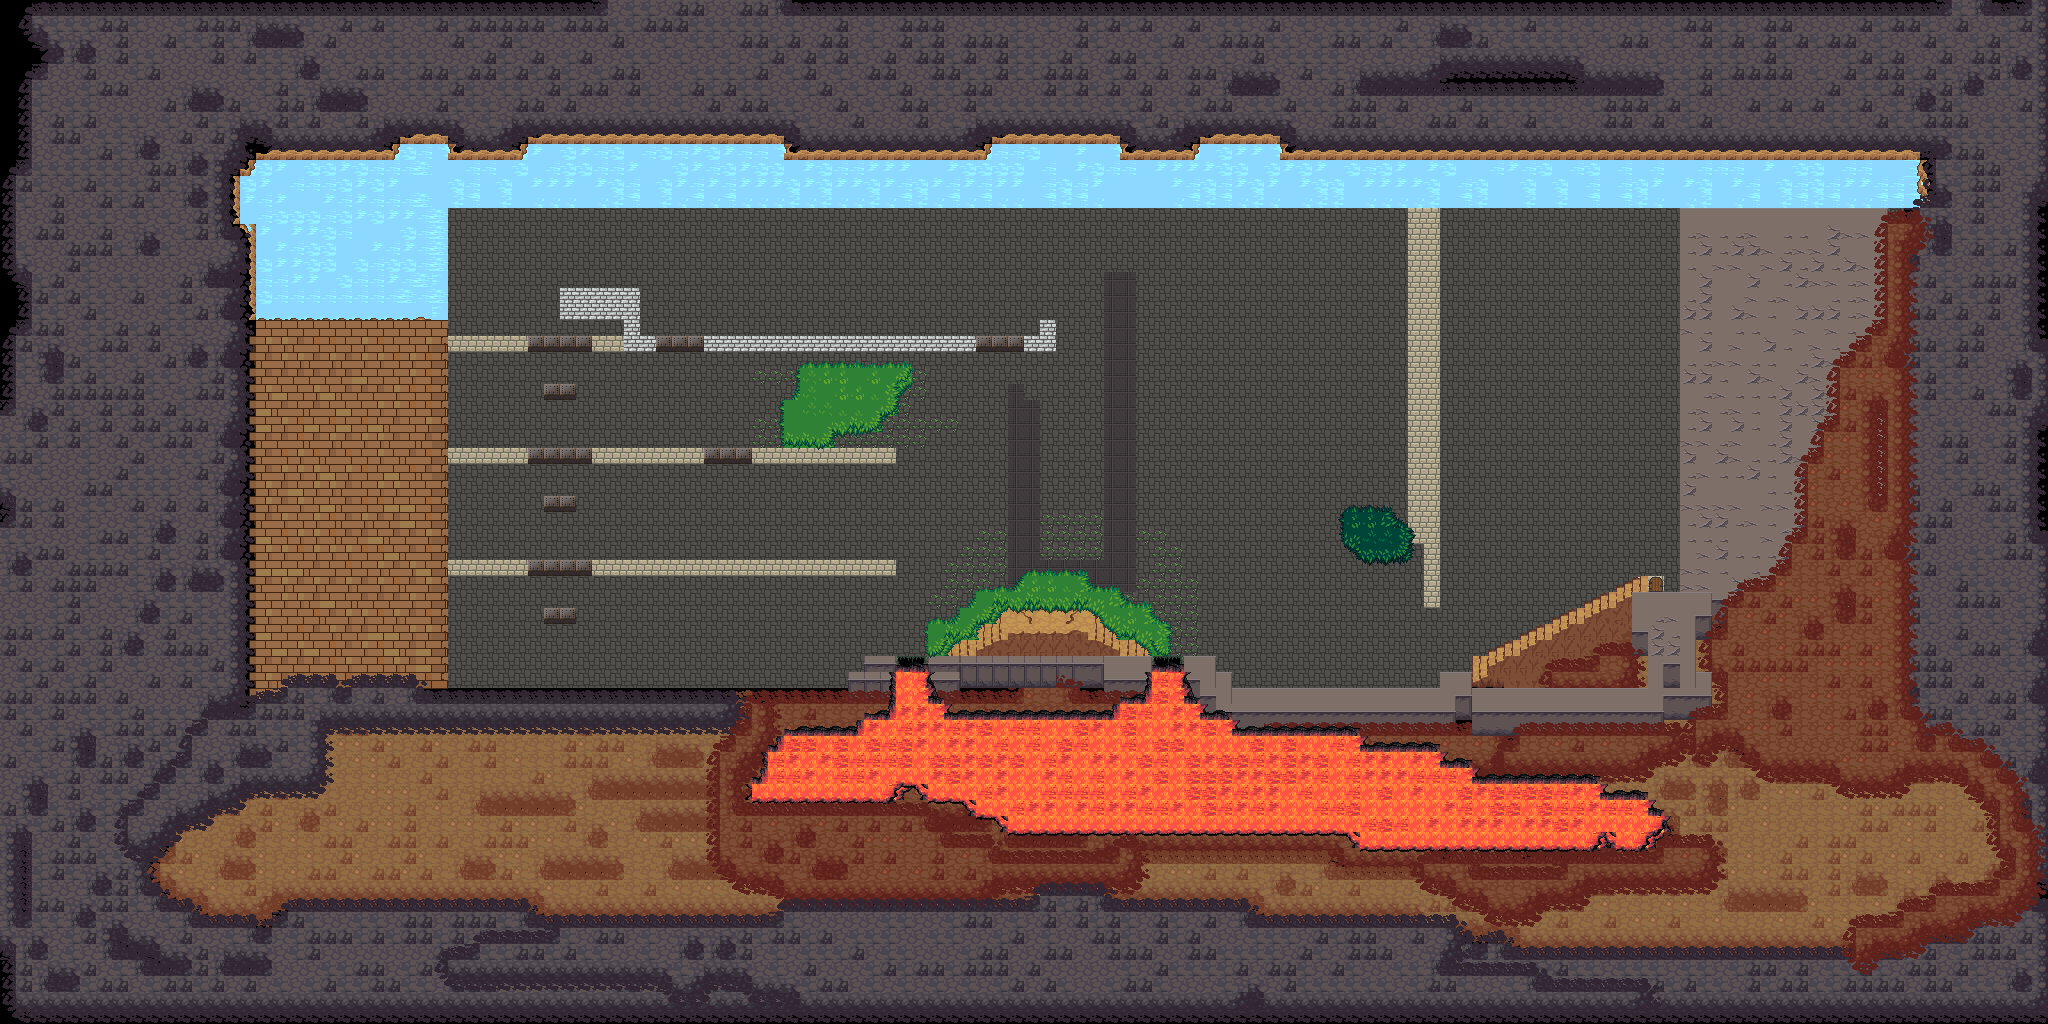

This game map was drawn from its Tiled (.tmx) file and the tilesets committed beside it. A one-line description and the trimmed map source follow:
An orthogonal 128x64 tile map with 16x16 px tiles, 2 tile layers (Background, Ground), 8 tilesets and 96 objects (SawCue1, SawCue2, SawCue4, SawCue3).

<map version="1.10" tiledversion="1.10.2" orientation="orthogonal" renderorder="right-down" width="128" height="64" tilewidth="16" tileheight="16" infinite="0" nextlayerid="16" nextobjectid="369">
 <properties>
  <property name="battleDurationSeconds" value="90" />
  <property name="levelId" value="3" />
  <property name="npcPreallocCapDict" value="1:16;3:16;4096:1;4097:16" />
 </properties>
 <tileset firstgid="1" source="../shared_comps/tiles0.tsx" />
 <tileset firstgid="65" source="../shared_comps/tiles1.tsx" />
 <tileset firstgid="129" source="../shared_comps/tiles2.tsx" />
 <tileset firstgid="193" source="../traps/spike/traps_spike.tsx" />
 <tileset firstgid="202" source="../triggers/switch/triggers_switch.tsx" />
 <tileset firstgid="204" source="../triggers/door/triggers_door.tsx" />
 <tileset firstgid="206" source="../shared_comps/forest.tsx" />
 <tileset firstgid="1230" source="../shared_comps/pickable.tsx" />
 <layer id="8" name="Background" width="128" height="64">
  <properties>
   <property name="unity:SortingLayer" value="Background" />
  </properties>
  <data>[8192 cells, 8100 non-empty, 128 distinct tile ids]</data>
 </layer>
 <layer id="12" name="Ground" width="128" height="64">
  <properties>
   <property name="unity:SortingLayer" value="Ground" />
  </properties>
  <data>[8192 cells, 2145 non-empty, 107 distinct tile ids]</data>
 </layer>
 <objectgroup id="1" name="PlayerStartingPos">
  <object id="137" x="488" y="524">
   <properties>
    <property name="dirX" value="+2" />
    <property name="teamId" value="2" />
   </properties>
   <point />
  </object>
  <object id="135" x="786.667" y="402">
   <properties>
    <property name="dirX" value="+2" />
    <property name="teamId" value="1" />
   </properties>
   <point />
  </object>
 </objectgroup>
 <objectgroup id="13" name="TriggerPos">
  <object id="322" gid="203" x="842" y="390" width="24" height="24">
   <properties>
    <property name="bulletTeamId" value="1024" />
    <property name="delayedFrames" value="45" />
    <property name="initVelX" value="0" />
    <property name="initVelY" value="-2" />
    <property name="quota" value="12" />
    <property name="recoveryFrames" value="90" />
    <property name="trackingIdList" value="2,3" />
   </properties>
  </object>
  <object id="323" gid="202" x="1360" y="540" width="24" height="24">
   <properties>
    <property name="bulletTeamId" value="1024" />
    <property name="delayedFrames" value="30" />
    <property name="initVelX" value="0" />
    <property name="initVelY" value="+2" />
    <property name="quota" value="1" />
    <property name="recoveryFrames" value="61857" />
    <property name="trackingIdList" value="1" />
   </properties>
  </object>
  <object id="341" gid="2147483852" x="672" y="560" width="16" height="32">
   <properties>
    <property name="bulletTeamId" value="1" />
    <property name="characterSpawnerTimeSeq" value="1200:4097,4097,1;1800:4097,1,1;3600:1,1,3" />
    <property name="delayedFrames" value="120" />
    <property name="initVelX" value="-2" />
    <property name="initVelY" value="0" />
    <property name="quota" value="3" />
    <property name="recoveryFrames" value="1200" />
    <property name="subCycleQuota" value="3" />
    <property name="subCycleTriggerFrames" value="90" />
   </properties>
  </object>
  <object id="348" gid="2147483852" x="672" y="448" width="16" height="32">
   <properties>
    <property name="bulletTeamId" value="2" />
    <property name="characterSpawnerTimeSeq" value="1200:4097,4097,1;1800:4097,1,1;3600:1,1,3" />
    <property name="delayedFrames" value="120" />
    <property name="initVelX" value="-2" />
    <property name="initVelY" value="0" />
    <property name="quota" value="3" />
    <property name="recoveryFrames" value="1200" />
    <property name="subCycleQuota" value="3" />
    <property name="subCycleTriggerFrames" value="90" />
   </properties>
  </object>
  <object id="351" gid="2147483852" x="636" y="688" width="16" height="32">
   <properties>
    <property name="bulletTeamId" value="4" />
    <property name="characterSpawnerTimeSeq" value="120:4097" />
    <property name="delayedFrames" value="180" />
    <property name="initVelX" value="-2" />
    <property name="initVelY" value="0" />
    <property name="quota" value="4" />
    <property name="recoveryFrames" value="1000" />
    <property name="subCycleQuota" value="3" />
    <property name="subCycleTriggerFrames" value="50" />
   </properties>
  </object>
 </objectgroup>
 <objectgroup id="4" name="NpcStartingPos">
  <object id="195" x="1044" y="524">
   <properties>
    <property name="dirX" value="-2" />
    <property name="speciesId" value="4096" />
    <property name="static" value="1" />
    <property name="teamId" value="3" />
   </properties>
   <point />
  </object>
  <object id="350" x="672" y="636">
   <properties>
    <property name="dirX" value="-2" />
    <property name="speciesId" value="4097" />
    <property name="teamId" value="4" />
   </properties>
   <point />
  </object>
 </objectgroup>
 <objectgroup id="9" name="TrapStartingPos">
  <properties>
   <property name="unity:SortingLayer" value="Background" />
  </properties>
  <object id="260" x="1648" y="576" width="16" height="16">
   <properties>
    <property name="collisionTypeMask" value="4" />
    <property name="providesEscape" value="1" />
    <property name="speciesId" value="2" />
    <property name="static" value="1" />
   </properties>
  </object>
  <object id="263" x="896" y="672" width="32" height="16">
   <properties>
    <property name="collisionTypeMask" value="4" />
    <property name="providesDamage" value="1" />
    <property name="speciesId" value="2" />
    <property name="static" value="1" />
   </properties>
  </object>
  <object id="264" x="1152" y="672" width="32" height="16">
   <properties>
    <property name="collisionTypeMask" value="4" />
    <property name="providesDamage" value="1" />
    <property name="speciesId" value="2" />
    <property name="static" value="1" />
   </properties>
  </object>
  <object id="285" gid="194" x="896" y="514" width="64" height="32">
   <properties>
    <property name="dirX" value="0" />
    <property name="dirY" value="-2" />
    <property name="speed" value="6" />
   </properties>
  </object>
  <object id="295" x="528" y="336" width="64" height="16">
   <properties>
    <property name="collisionTypeMask" value="5" />
    <property name="providesHardPushback" value="1" />
    <property name="providesSlipJump" value="1" />
    <property name="speciesId" value="1" />
    <property name="static" value="1" />
   </properties>
  </object>
  <object id="297" gid="195" x="752" y="336" width="64" height="32">
   <properties>
    <property name="dirX" value="+2" />
    <property name="speed" value="14" />
   </properties>
  </object>
  <object id="301" x="656" y="336" width="48" height="16">
   <properties>
    <property name="collisionTypeMask" value="5" />
    <property name="providesHardPushback" value="1" />
    <property name="providesSlipJump" value="1" />
    <property name="speciesId" value="1" />
    <property name="static" value="1" />
   </properties>
  </object>
  <object id="302" x="976" y="336" width="48" height="16">
   <properties>
    <property name="collisionTypeMask" value="5" />
    <property name="providesHardPushback" value="1" />
    <property name="providesSlipJump" value="1" />
    <property name="speciesId" value="1" />
    <property name="static" value="1" />
   </properties>
  </object>
  </objectgroup>
 <objectgroup id="2" name="Barrier">
  <properties>
   <property name="type" value="barrier_and_shelter" />
  </properties>
  <!-- 26 objects omitted --></objectgroup>
 <objectgroup id="15" name="Pickable">
  <!-- 8 objects omitted --></objectgroup>
 <objectgroup id="5" name="PatrolCue">
  <!-- 34 objects omitted --></objectgroup>
</map>
<!-- 79 of 96 objects omitted -->
